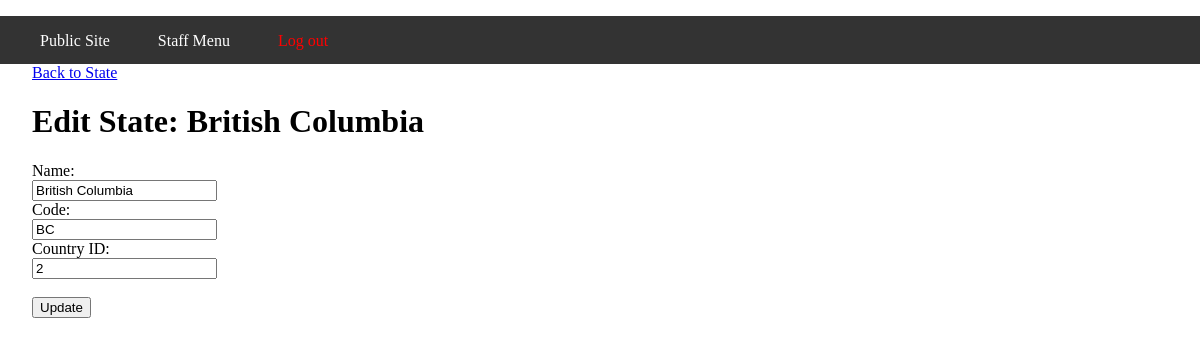
The app's page /staff/states/edit.php?id=51 (signed in) with its own data.
### tables this page shows
CREATE TABLE `states` (
  `id` int(11) NOT NULL,
  `name` varchar(255) DEFAULT NULL,
  `code` varchar(255) DEFAULT NULL,
  `country_id` int(11) DEFAULT NULL
);

### private/database.php (called while the page is built, shortened)
<?php
  function db_query($connection, $sql) {
    $result_set = mysqli_query($connection, $sql);
    return $result_set;
  }
  function db_fetch_assoc($result_set) {
    return mysqli_fetch_assoc($result_set);
  }
  function db_escape($connection, $string) {
    return mysqli_real_escape_string($connection, $string);
  }
?>

### private/query_functions.php (called while the page is built, shortened)
<?php
  function find_state_by_id($id=0) {
    global $db;
    $sql = "SELECT * FROM states ";
    $sql .= "WHERE id='" . db_escape($db, $id) . "';";
    $state_result = db_query($db, $sql);
    return $state_result;
  }
?>

### private/functions.php (called while the page is built, shortened)
<?php
  function h($string="") {
    return htmlspecialchars($string);
  }
  function u($string="") {
    return urlencode($string);
  }
?>

### public/staff/states/edit.php (the view, shortened to what this page needs)
<?php
$states_result = find_state_by_id($_GET['id']);
$state = db_fetch_assoc($states_result);
?>
<div id="main-content">
  <a href="show.php?id=<?php echo h($state['id']); ?>">Back to State</a><br />
  <h1>Edit State: <?php echo h($state['name']); ?></h1>
  <form action="edit.php?id=<?php echo h(u($state['id'])); ?>" method="post">
    Name:<br />
    <input type="text" name="name" value="<?php echo h($state['name']); ?>" /><br />
    Code:<br />
    <input type="text" name="code" value="<?php echo h($state['code']); ?>" /><br />
    Country ID:<br />
    <input type="text" name="country_id" value="<?php echo h($state['country_id']); ?>" /><br />
    <br />
    <input type="submit" name="submit" value="Update"  />
  </form>
</div>
<?php include(SHARED_PATH . '/footer.php'); ?>

### private/shared/header.php (style rules this page uses)
html, body { margin: 0; padding: 0; height: 100%; width: 100%; }
#main-content { padding: 0 2em; }

### records on screen
states: name "British Columbia", code "BC", country_id "2"
